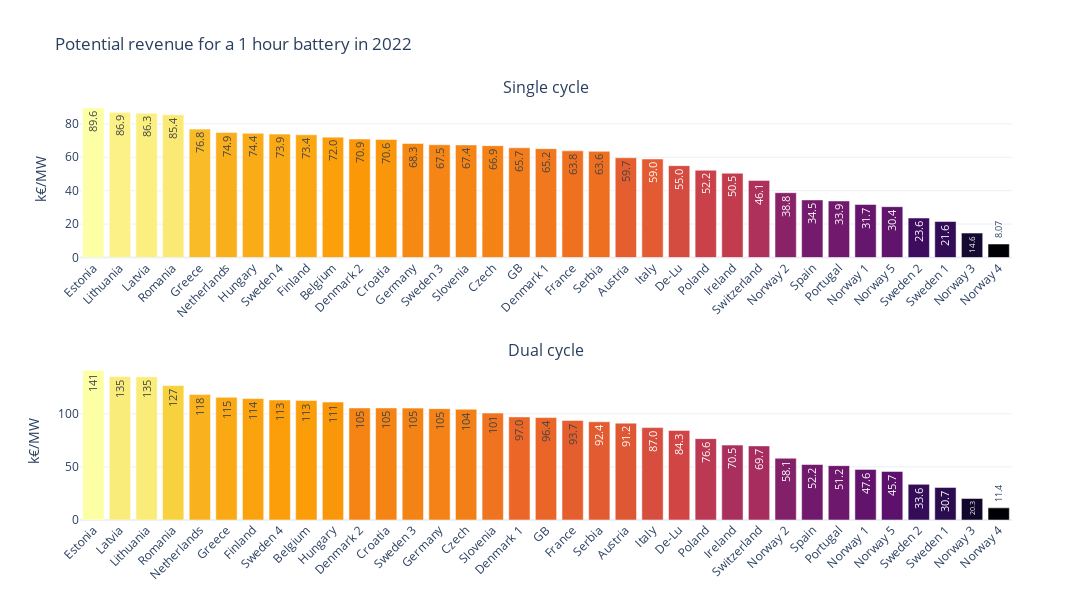

Notebook code for this chart:
### Markdown cell above
### Plots

### Code cell
fig = make_subplots(
    rows=2, cols=1,
    shared_yaxes=True,
    subplot_titles=('Single cycle', 'Dual cycle')
)

fig.add_trace(go.Bar(
    x=cycle_1_hour_1_rev.index,
    y=cycle_1_hour_1_rev.values/1000,
    marker=dict(color=cycle_1_hour_1_rev.values, colorscale='inferno')
), row=1, col=1)

fig.add_trace(go.Bar(
    x=cycle_2_hour_1_rev.index,
    y=cycle_2_hour_1_rev.values/1000,
    marker=dict(color=cycle_2_hour_1_rev.values, colorscale='inferno'),
), row=2, col=1)

fig.update_yaxes(title='k€/MW')
fig.update_xaxes(tickangle=-45)
fig.update_traces(texttemplate='%{value: .3r}', textangle=270)
fig.update_coloraxes(showscale=False)
fig.update_layout(
    title='Potential revenue for a 1 hour battery in 2022',
    yaxis_title='k€/MW',
    showlegend=False,
    template='plotly_white',
    width=1200,
    height=600
)

fig.write_image('../figures/1-hour-potential-rev.jpeg', scale=5, engine='orca')
fig

### Figure 1 — Plotly figure (JSON) as saved in the notebook; plotly's stock layout.template omitted (floating-point values rounded to 4 significant figures)
{"data": [{"marker": {"color": [89550.0, 86890.0, 86330.0, 85420.0, 76840.0, 74870.0, 74370.0, 73870.0, 73430.0, 72030.0, 70880.0, 70610.0, 68250.0, 67470.0, 67370.0, 66940.0, 65670.0, 65160.0, 63840.0, 63550.0, 59680.0, 58950.0, 54970.0, 52230.0, 50450.0, 46140.0, 38810.0, 34470.0, 33850.0, 31750.0, 30420.0, 23640.0, 21560.0, 14620.0, 8066.0], "colorscale": [[0, "#000004"], [0.1111, "#1b0c41"], [0.2222, "#4a0c6b"], [0.3333, "#781c6d"], [0.4444, "#a52c60"], [0.5556, "#cf4446"], [0.6667, "#ed6925"], [0.7778, "#fb9b06"], [0.8889, "#f7d13d"], [1, "#fcffa4"]]}, "textangle": -90, "texttemplate": "%{value: .3r}", "type": "bar", "x": ["Estonia", "Lithuania", "Latvia", "Romania", "Greece", "Netherlands", "Hungary", "Sweden 4", "Finland", "Belgium", "Denmark 2", "Croatia", "Germany", "Sweden 3", "Slovenia", "Czech", "GB", "Denmark 1", "France", "Serbia", "Austria", "Italy", "De-Lu", "Poland", "Ireland", "Switzerland", "Norway 2", "Spain", "Portugal", "Norway 1", "Norway 5", "Sweden 2", "Sweden 1", "Norway 3", "Norway 4"], "xaxis": "x", "y": [89.55, 86.89, 86.33, 85.42, 76.84, 74.87, 74.37, 73.87, 73.43, 72.03, 70.88, 70.61, 68.25, 67.47, 67.37, 66.94, 65.67, 65.16, 63.84, 63.55, 59.68, 58.95, 54.97, 52.23, 50.45, 46.14, 38.81, 34.47, 33.85, 31.75, 30.42, 23.64, 21.56, 14.62, 8.066], "yaxis": "y"}, {"marker": {"color": [140800.0, 135000.0, 134800.0, 126500.0, 118200.0, 115500.0, 114300.0, 113000.0, 112600.0, 111000.0, 105500.0, 105500.0, 105300.0, 104800.0, 104300.0, 100600.0, 97050.0, 96430.0, 93750.0, 92450.0, 91190.0, 86990.0, 84290.0, 76590.0, 70480.0, 69730.0, 58150.0, 52220.0, 51180.0, 47610.0, 45730.0, 33560.0, 30670.0, 20290.0, 11430.0], "colorscale": [[0, "#000004"], [0.1111, "#1b0c41"], [0.2222, "#4a0c6b"], [0.3333, "#781c6d"], [0.4444, "#a52c60"], [0.5556, "#cf4446"], [0.6667, "#ed6925"], [0.7778, "#fb9b06"], [0.8889, "#f7d13d"], [1, "#fcffa4"]]}, "textangle": -90, "texttemplate": "%{value: .3r}", "type": "bar", "x": ["Estonia", "Latvia", "Lithuania", "Romania", "Netherlands", "Greece", "Finland", "Sweden 4", "Belgium", "Hungary", "Denmark 2", "Croatia", "Sweden 3", "Germany", "Czech", "Slovenia", "Denmark 1", "GB", "France", "Serbia", "Austria", "Italy", "De-Lu", "Poland", "Ireland", "Switzerland", "Norway 2", "Spain", "Portugal", "Norway 1", "Norway 5", "Sweden 2", "Sweden 1", "Norway 3", "Norway 4"], "xaxis": "x2", "y": [140.8, 135.0, 134.8, 126.5, 118.2, 115.5, 114.3, 113.0, 112.6, 111.0, 105.5, 105.5, 105.3, 104.8, 104.3, 100.6, 97.05, 96.43, 93.75, 92.45, 91.19, 86.99, 84.29, 76.59, 70.48, 69.73, 58.15, 52.22, 51.18, 47.61, 45.73, 33.56, 30.67, 20.29, 11.43], "yaxis": "y2"}], "layout": {"annotations": [{"font": {"size": 16}, "showarrow": false, "text": "Single cycle", "x": 0.5, "xanchor": "center", "xref": "paper", "y": 1, "yanchor": "bottom", "yref": "paper"}, {"font": {"size": 16}, "showarrow": false, "text": "Dual cycle", "x": 0.5, "xanchor": "center", "xref": "paper", "y": 0.375, "yanchor": "bottom", "yref": "paper"}], "coloraxis": {"showscale": false}, "height": 600, "showlegend": false, "title": {"text": "Potential revenue for a 1 hour battery in 2022"}, "width": 1200, "xaxis": {"anchor": "y", "domain": [0, 1], "tickangle": -45}, "xaxis2": {"anchor": "y2", "domain": [0, 1], "tickangle": -45}, "yaxis": {"anchor": "x", "domain": [0.625, 1], "title": {"text": "k€/MW"}}, "yaxis2": {"anchor": "x2", "domain": [0, 0.375], "title": {"text": "k€/MW"}}}}
